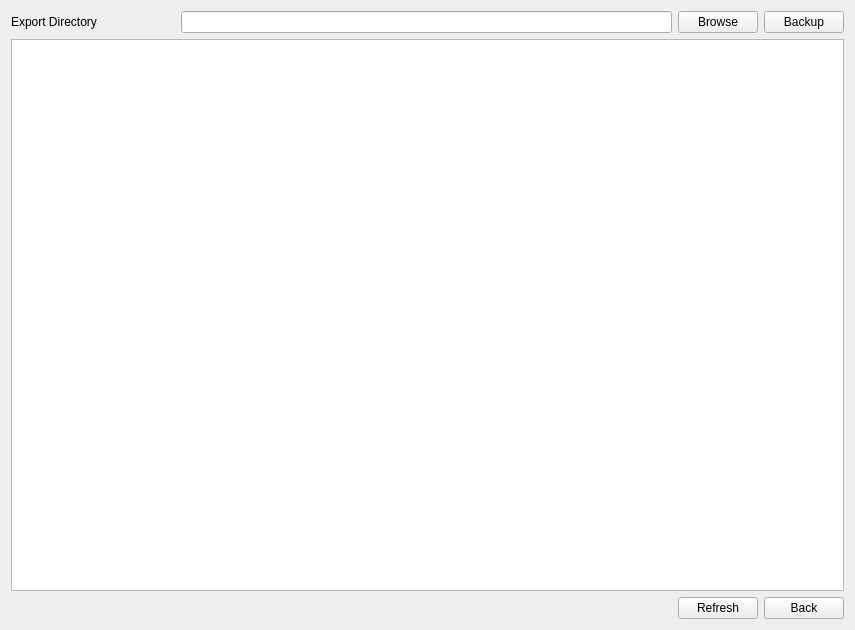
<?xml version="1.0" encoding="UTF-8"?>
<ui version="4.0">
 <class>TabCameraDiagnosisInformation</class>
 <widget class="QWidget" name="TabCameraDiagnosisInformation">
  <property name="geometry">
   <rect>
    <x>0</x>
    <y>0</y>
    <width>855</width>
    <height>630</height>
   </rect>
  </property>
  <property name="windowTitle">
   <string>Form</string>
  </property>
  <layout class="QVBoxLayout" name="verticalLayout">
   <property name="spacing">
    <number>6</number>
   </property>
   <item>
    <layout class="QHBoxLayout" name="horizontalLayout">
     <item>
      <widget class="QLabel" name="labelExport">
       <property name="sizePolicy">
        <sizepolicy hsizetype="Preferred" vsizetype="Preferred">
         <horstretch>13</horstretch>
         <verstretch>0</verstretch>
        </sizepolicy>
       </property>
       <property name="text">
        <string>Export Directory</string>
       </property>
      </widget>
     </item>
     <item>
      <widget class="MyLineEdit" name="lineEditExport">
       <property name="sizePolicy">
        <sizepolicy hsizetype="Expanding" vsizetype="Fixed">
         <horstretch>39</horstretch>
         <verstretch>0</verstretch>
        </sizepolicy>
       </property>
       <property name="readOnly">
        <bool>true</bool>
       </property>
      </widget>
     </item>
     <item>
      <widget class="MyPushButton" name="pushButtonBrowseExport">
       <property name="sizePolicy">
        <sizepolicy hsizetype="Minimum" vsizetype="Fixed">
         <horstretch>5</horstretch>
         <verstretch>0</verstretch>
        </sizepolicy>
       </property>
       <property name="text">
        <string>Browse</string>
       </property>
      </widget>
     </item>
     <item>
      <widget class="MyPushButton" name="pushButtonExport">
       <property name="sizePolicy">
        <sizepolicy hsizetype="Minimum" vsizetype="Fixed">
         <horstretch>5</horstretch>
         <verstretch>0</verstretch>
        </sizepolicy>
       </property>
       <property name="text">
        <string>Backup</string>
       </property>
      </widget>
     </item>
    </layout>
   </item>
   <item>
    <widget class="MaintenanceTableView" name="tableView"/>
   </item>
   <item>
    <layout class="QHBoxLayout" name="horizontalLayout_2">
     <property name="spacing">
      <number>6</number>
     </property>
     <item>
      <spacer name="horizontalSpacer">
       <property name="orientation">
        <enum>Qt::Horizontal</enum>
       </property>
       <property name="sizeHint" stdset="0">
        <size>
         <width>40</width>
         <height>20</height>
        </size>
       </property>
      </spacer>
     </item>
     <item>
      <widget class="QPushButton" name="pushButtonRefresh">
       <property name="text">
        <string>Refresh</string>
       </property>
      </widget>
     </item>
     <item>
      <widget class="MyPushButton" name="pushButtonBack">
       <property name="text">
        <string>Back</string>
       </property>
      </widget>
     </item>
    </layout>
   </item>
  </layout>
 </widget>
 <customwidgets>
  <customwidget>
   <class>MyPushButton</class>
   <extends>QPushButton</extends>
   <header>mypushbutton.h</header>
  </customwidget>
  <customwidget>
   <class>MyLineEdit</class>
   <extends>QLineEdit</extends>
   <header>mylineedit.h</header>
  </customwidget>
  <customwidget>
   <class>MaintenanceTableView</class>
   <extends>QTableView</extends>
   <header>MaintenanceTableView.h</header>
  </customwidget>
 </customwidgets>
 <resources/>
 <connections/>
</ui>
